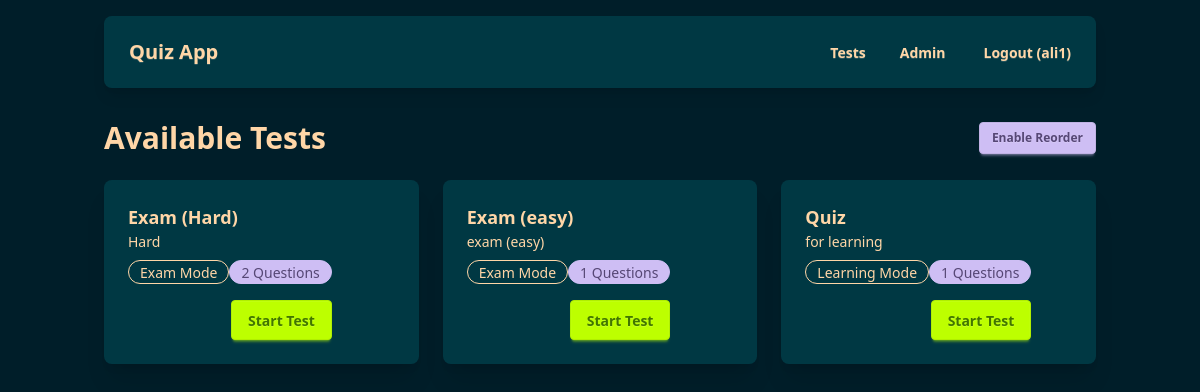
The page /quiz/tests/ (signed in) on the database as committed earlier.
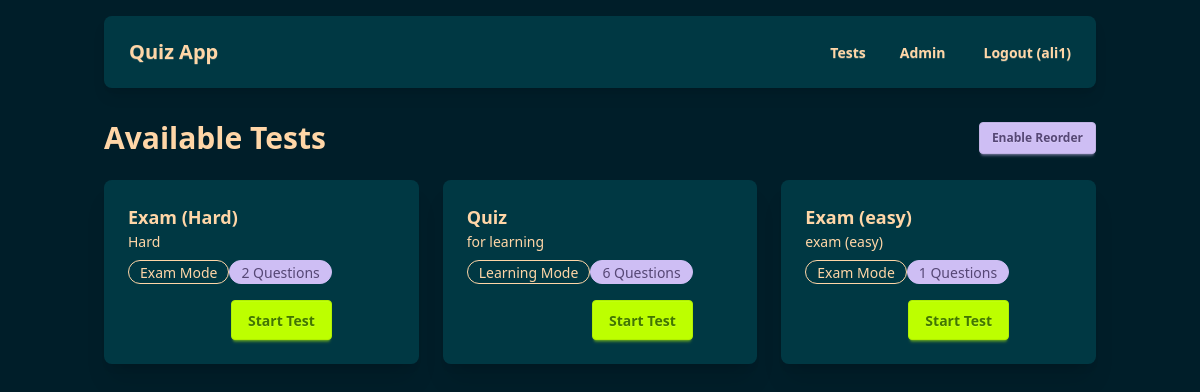
The same page on the database as committed later.
### quiz/models.py (models this page shows, shortened)
class Test(models.Model):
    name = models.CharField(max_length=255)
    description = models.TextField(blank=True)
    test_type = models.CharField(max_length=10, choices=TEST_TYPES, default='learning')
    position = models.PositiveIntegerField(default=0, help_text="Display order of the test")
    class Meta:
        ordering = ['position', 'name']

### quiz/views.py (the view)
# urls.py: path('tests/', test_list, name='test_list'),
@login_required
def test_list(request):
    tests = Test.objects.annotate(question_count=Count('questions')).order_by('position', 'name')
    return render(request, 'quiz/test_list.html', {'tests': tests})

### quiz/templates/quiz/test_list.html (shortened to what this page needs)
{% extends 'quiz/base.html' %}
{% block content %}
<div class="flex justify-between items-center mb-6">
    <h2 class="text-3xl font-bold">Available Tests</h2>
    {% if user.is_staff %}
        <button id="toggleReorder" class="btn btn-secondary btn-sm">
            <span id="reorderText">Enable Reorder</span>
        </button>
    {% endif %}
</div>
<div id="testsContainer" class="grid grid-cols-1 md:grid-cols-2 lg:grid-cols-3 gap-6">
    {% for test in tests %}
    <div class="test-card card bg-neutral shadow-xl transition-all duration-300 ease-in-out hover:shadow-2xl hover:-translate-y-1 relative" data-test-id="{{ test.id }}">
        <div class="card-body flex flex-row items-center justify-between">
            <div>
                <h3 class="card-title">{{ test.name }}</h3>
                <p>{{ test.description }}</p>
                <div class="flex justify-between items-center mt-2 mb-4">
                    <div class="badge badge-outline">{{ test.get_test_type_display }}</div>
                    {% if test.question_count is not None %}
                        <div class="badge badge-secondary">{{ test.question_count }} Questions</div>
                    {% else %}
                        <div class="badge badge-secondary">0 Questions</div>
                    {% endif %}
                </div>
                <div class="card-actions justify-end">
                    <a href="{% url 'start_test' test.id %}" class="btn btn-primary start-test-btn">Start Test</a>
                </div>
            </div>
        </div>
    </div>
    {% empty %}
    <p>No tests available yet.</p>
    {% endfor %}
</div>
{% endblock %}

### quiz/templates/quiz/base.html (shortened to what this page needs)
{% load static %}
<!DOCTYPE html>
<html lang="en" data-theme="abyss">
<head>
    <link href="{% static 'quiz/css/output.css' %}" rel="stylesheet" type="text/css" />
</head>
<body class="bg-base-100 text-base-content">
    <div class="container mx-auto p-4">
        {% include 'quiz/navbar.html' %}
        {% block content %}{% endblock %}
    </div>
</body>
</html>

### quiz/templates/quiz/navbar.html (shortened to what this page needs)
{% load static %}
<div class="navbar bg-neutral text-neutral-content rounded-box shadow-lg mb-8">
  <div class="navbar-start">
    <a href="{% url 'landing_page' %}" class="btn btn-ghost normal-case text-xl">Quiz App</a>
  </div>
  <div class="navbar-end">
    <ul class="menu menu-horizontal px-1 hidden md:flex text-neutral-content">
      <li><a href="{% url 'test_list' %}" class="btn btn-ghost">Tests</a></li>
      {% if user.is_authenticated and user.is_staff %}
        <li class="dropdown">
          <div tabindex="0" role="button" class="btn btn-ghost">
              Admin
          </div>
        </li>
      {% endif %}
    </ul>
     <div class="hidden md:flex">
         {% if user.is_authenticated %}
           <form action="{% url 'logout' %}" method="post" class="inline-block">{% csrf_token %}<button type="submit" class="btn btn-ghost">Logout ({{ user.username }})</button></form>
         {% else %}
           <a href="{% url 'login' %}" class="btn btn-primary">Login</a>
           <a href="{% url 'signup' %}" class="btn btn-primary ml-2">Sign Up</a>
         {% endif %}
     </div>
  </div>
</div>

Rows that differ between the two databases and show on the page:
changed Test "Quiz": question_count "1" → "6"; moves up the list
